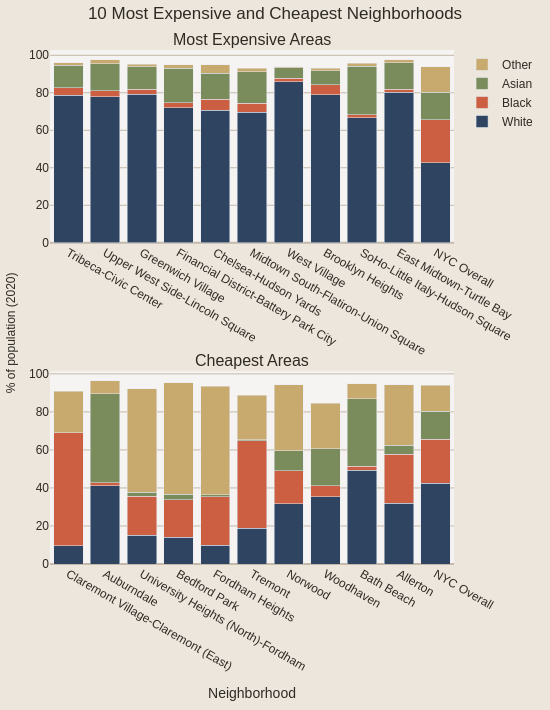

Notebook code for this chart:
### Markdown cell above
### Figure 4

The code below was used to make the plot of race distribution across neighborhoods in NYC. Due to issues with the API key for the race data the plot can not be shown in this notebook.

### Code cell
# Calculate overall NYC racial distribution in 2020
nyc_2020 = final[final["year"] == "2020"]
nyc_overall = {
    "white": nyc_2020["white_share"].mean(),
    "black": nyc_2020["black_share"].mean(),
    "asian": nyc_2020["asian_share"].mean(),
    "other": nyc_2020["other_share"].mean()
}

# Get top and bottom 10 for 2020
top_10_2020 = final_wide.dropna(subset=["rent_mean_nta_2020"]).nlargest(10, "rent_mean_nta_2020")
bottom_10_2020 = final_wide.dropna(subset=["rent_mean_nta_2020"]).nsmallest(10, "rent_mean_nta_2020")

# Add NYC overall to each
nyc_row = pd.DataFrame([{
    "NTA_name": "NYC Overall",
    "white_share_2020": nyc_overall["white"],
    "black_share_2020": nyc_overall["black"],
    "asian_share_2020": nyc_overall["asian"],
    "other_share_2020": nyc_overall["other"],
    "rent_change_pct": 0,
    "white_change": 0,
    "black_change": 0,
    "asian_change": 0,
    "other_change": 0
}])

top_10_with_nyc = pd.concat([top_10_2020, nyc_row], ignore_index=True)
bottom_10_with_nyc = pd.concat([bottom_10_2020, nyc_row], ignore_index=True)

# Color palette for races
colors = {
    "white": "#2e4460",      # Oxford Blue
    "black": "#cc5e42",      # Terracotta
    "asian": "#7a8c5c",      # Olive
    "other": "#c8a96e"       # Sand
}

# Create subplots
fig = make_subplots(
    rows=2, cols=1,
    specs=[[{"type": "bar"}], [{"type": "bar"}]],
    subplot_titles=("Most Expensive Areas", "Cheapest Areas")
)

# Left: Top 10
for race, color in [("white_share_2020", colors["white"]), 
                     ("black_share_2020", colors["black"]), 
                     ("asian_share_2020", colors["asian"]), 
                     ("other_share_2020", colors["other"])]:
    fig.add_trace(
        go.Bar(
            x=top_10_with_nyc["NTA_name"],
            y=top_10_with_nyc[race] * 100,
            name=race.replace("_share_2020", "").capitalize(),
            marker_color=color,
            showlegend=True,
            hovertemplate="%{y:.2f}%<extra></extra>"
        ),
        row=1, col=1
    )

# Right: Bottom 10
for race, color in [("white_share_2020", colors["white"]), 
                     ("black_share_2020", colors["black"]), 
                     ("asian_share_2020", colors["asian"]), 
                     ("other_share_2020", colors["other"])]:
    fig.add_trace(
        go.Bar(
            x=bottom_10_with_nyc["NTA_name"],
            y=bottom_10_with_nyc[race] * 100,
            name=race.replace("_share_2020", "").capitalize(),
            marker_color=color,
            showlegend=False,
            hovertemplate="%{y:.2f}%<extra></extra>"
        ),
        row=2, col=1
    )




fig.update_xaxes(title_text="Neighborhood", row=2, col=1)
fig.update_yaxes(gridcolor="#c4b8a8", zerolinecolor="#c4b8a8")


fig.update_layout(
    title={'text':"10 Most Expensive and Cheapest Neighborhoods",
           'y':0.99,
            'x':0.5,
           'xanchor': 'center',
            'yanchor': 'top'},
    height=710,
    width=550,
    barmode="stack",
    paper_bgcolor="#ede6dc",
    plot_bgcolor="#f5f4f2",
    font=dict(color="#2e2a24", family="Arial"),
    hovermode="x unified",
    margin={'t':50,'b':50,'l':50,'r':30},
)
# Remove yaxis_title from update_layout, then add this after the layout update:
fig.add_annotation(
    text="% of population (2020)",
    xref="paper", yref="paper",
    x=-0.12,
    y=0.45,  # Adjust y to move up/down
    showarrow=False,
    textangle=-90,
    font=dict(size=12, color="#2e2a24")
)

fig.write_html('visualizations/rent_vs_ethnicity.html', include_plotlyjs='cdn')
fig.show()

### Figure 1 — Plotly figure (JSON) as saved in the notebook; plotly's stock layout.template omitted (floating-point values rounded to 4 significant figures)
{"data": [{"hovertemplate": "%{y:.2f}%<extra></extra>", "marker": {"color": "#2e4460"}, "name": "White", "showlegend": true, "type": "bar", "x": ["Tribeca-Civic Center", "Upper West Side-Lincoln Square", "Greenwich Village", "Financial District-Battery Park City", "Chelsea-Hudson Yards", "Midtown South-Flatiron-Union Square", "West Village", "Brooklyn Heights", "SoHo-Little Italy-Hudson Square", "East Midtown-Turtle Bay", "NYC Overall"], "xaxis": "x", "y": [78.68, 77.8, 79.15, 72.04, 70.7, 69.49, 85.93, 78.99, 66.64, 80.21, 42.59], "yaxis": "y"}, {"hovertemplate": "%{y:.2f}%<extra></extra>", "marker": {"color": "#cc5e42"}, "name": "Black", "showlegend": true, "type": "bar", "x": ["Tribeca-Civic Center", "Upper West Side-Lincoln Square", "Greenwich Village", "Financial District-Battery Park City", "Chelsea-Hudson Yards", "Midtown South-Flatiron-Union Square", "West Village", "Brooklyn Heights", "SoHo-Little Italy-Hudson Square", "East Midtown-Turtle Bay", "NYC Overall"], "xaxis": "x", "y": [3.892, 3.391, 2.841, 2.528, 5.842, 4.848, 1.896, 5.227, 1.623, 1.675, 23.09], "yaxis": "y"}, {"hovertemplate": "%{y:.2f}%<extra></extra>", "marker": {"color": "#7a8c5c"}, "name": "Asian", "showlegend": true, "type": "bar", "x": ["Tribeca-Civic Center", "Upper West Side-Lincoln Square", "Greenwich Village", "Financial District-Battery Park City", "Chelsea-Hudson Yards", "Midtown South-Flatiron-Union Square", "West Village", "Brooklyn Heights", "SoHo-Little Italy-Hudson Square", "East Midtown-Turtle Bay", "NYC Overall"], "xaxis": "x", "y": [12.04, 14.42, 11.97, 18.51, 13.97, 16.79, 5.45, 7.565, 25.77, 14.11, 14.69], "yaxis": "y"}, {"hovertemplate": "%{y:.2f}%<extra></extra>", "marker": {"color": "#c8a96e"}, "name": "Other", "showlegend": true, "type": "bar", "x": ["Tribeca-Civic Center", "Upper West Side-Lincoln Square", "Greenwich Village", "Financial District-Battery Park City", "Chelsea-Hudson Yards", "Midtown South-Flatiron-Union Square", "West Village", "Brooklyn Heights", "SoHo-Little Italy-Hudson Square", "East Midtown-Turtle Bay", "NYC Overall"], "xaxis": "x", "y": [1.469, 2.067, 1.257, 1.915, 4.366, 2.085, 0.6537, 1.361, 1.774, 1.531, 13.59], "yaxis": "y"}, {"hovertemplate": "%{y:.2f}%<extra></extra>", "marker": {"color": "#2e4460"}, "name": "White", "showlegend": false, "type": "bar", "x": ["Claremont Village-Claremont (East)", "Auburndale", "University Heights (North)-Fordham", "Bedford Park", "Fordham Heights", "Tremont", "Norwood", "Woodhaven", "Bath Beach", "Allerton", "NYC Overall"], "xaxis": "x2", "y": [9.681, 41.22, 15.15, 14.16, 9.871, 18.69, 31.82, 35.48, 49.26, 31.96, 42.59], "yaxis": "y2"}, {"hovertemplate": "%{y:.2f}%<extra></extra>", "marker": {"color": "#cc5e42"}, "name": "Black", "showlegend": false, "type": "bar", "x": ["Claremont Village-Claremont (East)", "Auburndale", "University Heights (North)-Fordham", "Bedford Park", "Fordham Heights", "Tremont", "Norwood", "Woodhaven", "Bath Beach", "Allerton", "NYC Overall"], "xaxis": "x2", "y": [59.26, 1.637, 20.5, 19.76, 25.5, 46.03, 17.19, 5.735, 2.036, 25.87, 23.09], "yaxis": "y2"}, {"hovertemplate": "%{y:.2f}%<extra></extra>", "marker": {"color": "#7a8c5c"}, "name": "Asian", "showlegend": false, "type": "bar", "x": ["Claremont Village-Claremont (East)", "Auburndale", "University Heights (North)-Fordham", "Bedford Park", "Fordham Heights", "Tremont", "Norwood", "Woodhaven", "Bath Beach", "Allerton", "NYC Overall"], "xaxis": "x2", "y": [0.1008, 46.78, 2.098, 2.691, 1.059, 0.642, 10.66, 19.4, 35.62, 4.583, 14.69], "yaxis": "y2"}, {"hovertemplate": "%{y:.2f}%<extra></extra>", "marker": {"color": "#c8a96e"}, "name": "Other", "showlegend": false, "type": "bar", "x": ["Claremont Village-Claremont (East)", "Auburndale", "University Heights (North)-Fordham", "Bedford Park", "Fordham Heights", "Tremont", "Norwood", "Woodhaven", "Bath Beach", "Allerton", "NYC Overall"], "xaxis": "x2", "y": [21.8, 6.677, 54.53, 58.67, 56.96, 23.49, 34.57, 24.0, 7.99, 31.89, 13.59], "yaxis": "y2"}], "layout": {"annotations": [{"font": {"size": 16}, "showarrow": false, "text": "Most Expensive Areas", "x": 0.5, "xanchor": "center", "xref": "paper", "y": 1, "yanchor": "bottom", "yref": "paper"}, {"font": {"size": 16}, "showarrow": false, "text": "Cheapest Areas", "x": 0.5, "xanchor": "center", "xref": "paper", "y": 0.375, "yanchor": "bottom", "yref": "paper"}, {"font": {"color": "#2e2a24", "size": 12}, "showarrow": false, "text": "% of population (2020)", "textangle": -90, "x": -0.12, "xref": "paper", "y": 0.45, "yref": "paper"}], "barmode": "stack", "font": {"color": "#2e2a24", "family": "Arial"}, "height": 710, "hovermode": "x unified", "margin": {"b": 50, "l": 50, "r": 30, "t": 50}, "paper_bgcolor": "#ede6dc", "plot_bgcolor": "#f5f4f2", "title": {"text": "10 Most Expensive and Cheapest Neighborhoods", "x": 0.5, "xanchor": "center", "y": 0.99, "yanchor": "top"}, "width": 550, "xaxis": {"anchor": "y", "domain": [0, 1]}, "xaxis2": {"anchor": "y2", "domain": [0, 1], "title": {"text": "Neighborhood"}}, "yaxis": {"anchor": "x", "domain": [0.625, 1], "gridcolor": "#c4b8a8", "zerolinecolor": "#c4b8a8"}, "yaxis2": {"anchor": "x2", "domain": [0, 0.375], "gridcolor": "#c4b8a8", "zerolinecolor": "#c4b8a8"}}}
